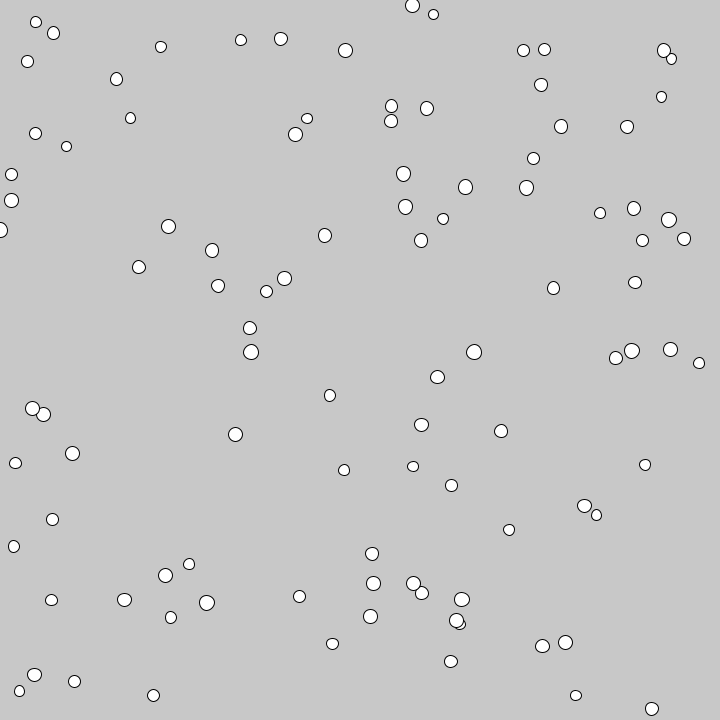
Frame 1 (no input)
Frame 60 (the mouse pressed at the canvas centre just before this capture): identical to frame 1, image omitted
Frame 120 (the mouse held since frame 60 and released just before this capture): identical to frame 1, image omitted

The Processing sketch that drew this single still picture (run headless with seeded random() and noise(); from frame 60 on, the mouse is pressed at the canvas centre):

// Processing sketch: randomGraphicThings
// ── randomGraphicThings.pde
GraphicThing[] things;

void setup(){
  size(720,720);
  
  things = new GraphicThing[100];
  for (int i = 0; i < things.length; i++){
    things[i] = new GraphicThing(random(width), random(height));
  }
}


void draw(){
  background(200);
  for (int i = 0; i < things.length; i++){
    things[i].drawself();
  }
}

// ── GraphicThing.pde
class GraphicThing {
  float x, y;
  float diameter;
  
  GraphicThing(float _x, float _y){ // constructor
    x = _x;
    y = _y;
    diameter = random(10,15);
  }
  
  void drawself(){
    ellipse(x,y,diameter,diameter);
  }
}
